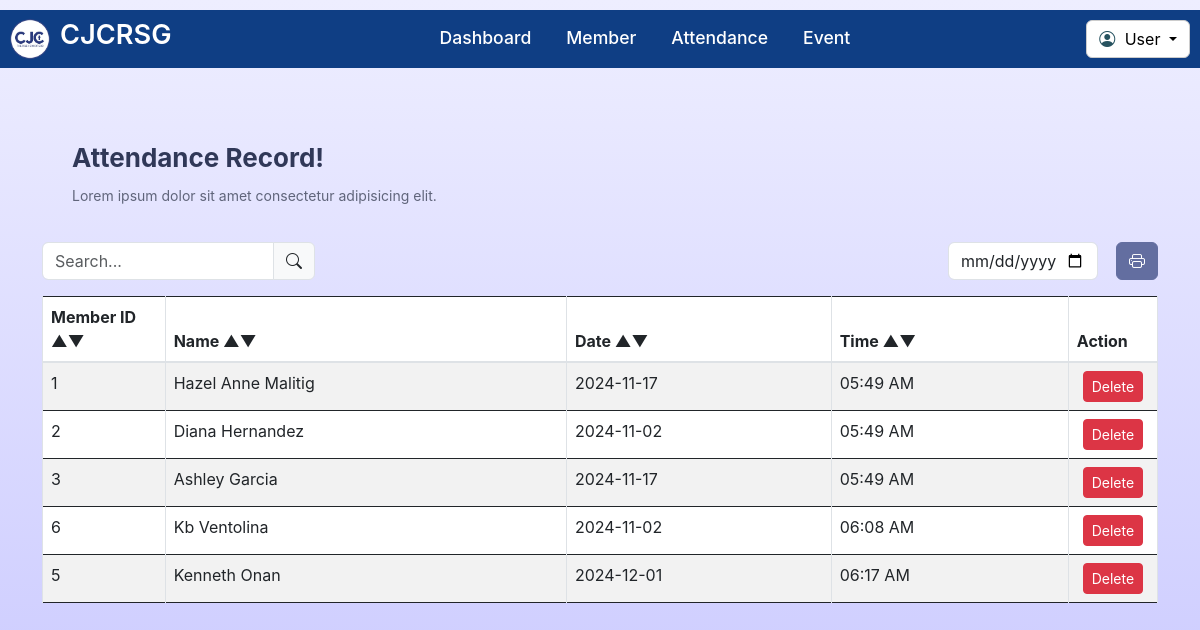
Screenshot of /record.php with the database file from the repository.
### tables this page shows
CREATE TABLE `attendance` (
  `atten_id` int(11) NOT NULL,
  `memberID` int(11) NOT NULL,
  `date` timestamp NOT NULL DEFAULT current_timestamp()
);

CREATE TABLE `member` (
  `memberID` int(11) NOT NULL,
  `name` varchar(100) NOT NULL,
  `status` varchar(50) NOT NULL,
  `dateCreated` timestamp NOT NULL DEFAULT current_timestamp(),
  `lastUpdated` timestamp NOT NULL DEFAULT current_timestamp() ON UPDATE current_timestamp()
);

### record.php (the view, shortened to what this page needs)
<?php
$memberName = 'User';
?>
<!DOCTYPE html>
<html lang="en">
  <head>
    <link rel="stylesheet" href="css/record.css" />
    <link rel="stylesheet" href="https://cdn.jsdelivr.net/npm/bootstrap@4.0.0/dist/css/bootstrap.min.css">
    <link rel="stylesheet" href="https://cdnjs.cloudflare.com/ajax/libs/font-awesome/5.15.2/css/all.min.css"/>
  <link href="https://cdn.jsdelivr.net/npm/bootstrap@5.3.0-alpha1/dist/css/bootstrap.min.css" rel="stylesheet">
  <link href="https://cdn.jsdelivr.net/npm/datatables@1.11.5/css/jquery.dataTables.min.css" rel="stylesheet">
  <link href="https://cdn.jsdelivr.net/npm/bootstrap-icons/font/bootstrap-icons.css" rel="stylesheet">
  </head>
  <body>
    <header>
      <nav class="navbar">
          <a href="#" class="logo">
              <img src="images/logo.png" alt="logo">
              <h2>CJCRSG</h2>
          </a>
          <ul class="links">
              <li><a  href="dashboard.php?id=<?php echo $_GET['id']; ?>">Dashboard</a></li>
              <li><a  href="member.php?id=<?php echo $_GET['id']; ?>">Member</a></li>
              <li><a  href="record.php?id=<?php echo $_GET['id']; ?>">Attendance</a></li>
              <li><a  href="event.php?id=<?php echo $_GET['id']; ?>">Event</a></li>
          </ul>
        <div class="dropdown">
        <button
            class="btn dropdown-toggle"
            type="button"
            id="userDropdown"
            data-bs-toggle="dropdown"
            aria-expanded="false"
            style="background-color: white; color: black; border: 1px solid #ccc;"
        >
            <i class="bi bi-person-circle" style="color: #275360; margin-right: 5px;"></i>
            <?php echo htmlspecialchars($memberName); ?>
        </button>
    </div>
      </nav>
  </header>
    <div class="container mt-1">
<div class="container-wrapper">
<div class="admin-container">
  <label class="admin-greeting">Attendance Record!</label>
  <label class="admin-description">Lorem ipsum dolor sit amet consectetur adipisicing elit.</label>
</div>
</div>
<div class="row mb-3 align-items-center">
    <div class="col-md-6">
        <div class="input-group w-50">
            <input type="text" id="searchInput" class="form-control" placeholder="Search...">
            <span class="input-group-text"><i class="bi bi-search"></i></span>
        </div>
    </div>
    <div class="col-md-6 d-flex justify-content-end align-items-center">
    <input type="date" id="dateFilter" class="form-control" style="width: 150px; margin-right: 10px;">
        <button id="printButton" class="btn btn-outline-secondary ms-2" style="background-color: #636EA0; color: white; border-color: #636EA0;">
            <i class="bi bi-printer"></i>
        </button>
    </div>
</div>
<?php
$servername = "localhost";
$username = "root";
$password = "";
$dbname = "cjcrsg";
$conn = new mysqli($servername, $username, $password, $dbname);
$sql = "
SELECT
    a.atten_id AS id,
    m.memberID,
    m.name,
    DATE_FORMAT(a.date, '%b %d, %Y') AS formatted_date,
    DATE_FORMAT(a.date, '%h:%i %p') AS formatted_time
FROM
    attendance a
JOIN
    member m
ON
    a.memberID = m.memberID
";
$result = $conn->query($sql);
$combinedData = [];
if ($result->num_rows > 0) {
    while ($row = $result->fetch_assoc()) {
        $combinedData[] = $row;
    }
}
?>
<div class="table-responsive">
    <table class="table table-striped table-bordered" id="dataTable">
    <thead class="table-black">
    <tr>
        <th scope="col" style="width: 11%;" data-sort="name">Member ID
            <span class="sort-icon">&#9650;&#9660;</span>
        </th>
        <th scope="col" data-sort="name">Name
            <span class="sort-icon">&#9650;&#9660;</span>
        </th>
        <th scope="col" data-sort="date">Date
            <span class="sort-icon">&#9650;&#9660;</span>
        </th>
        <th scope="col" data-sort="time">Time
            <span class="sort-icon">&#9650;&#9660;</span>
        </th>
        <th scope="col" style="width: 8%;">Action</th>
    </tr>
</thead>
<tbody>
    <?php
    foreach ($combinedData as $row) {
        $rowDate = date('Y-m-d', strtotime($row['formatted_date']));
        $rowTime = $row['formatted_time'];
        echo "<tr data-date='" . $rowDate . "'>";
        echo "<td>" . htmlspecialchars($row['memberID']) . "</td>";
        echo "<td>" . htmlspecialchars($row['name']) . "</td>";
        echo "<td>" . htmlspecialchars($rowDate) . "</td>";
        echo "<td>" . htmlspecialchars($rowTime) . "</td>";
        echo "<td style='width: 8%; text-align: center;'>
    <button class='btn btn-danger btn-sm delete-btn' data-id='" . $row['id'] . "'>Delete</button>
              </td>";
        echo "</tr>";
    }
    ?>
</tbody>
    </table>
</div>
</div>
  </body>
</html>

### css/record.css (style rules this page uses)
* { margin: 0; padding: 0; box-sizing: border-box; font-family: "Inter", sans-serif; }
body { width: 100%; min-height: 100vh; background: linear-gradient(#eeeeff, #c8c7ff); }
header { background: #0f3e84; position: sticky; width: 100%; margin-top: 10px; top: 0; left: 0; z-index: 1; padding: 0 10px; }
.navbar { display: flex; padding: 22px 0; align-items: center; max-width: 1200px; margin: 0 auto; justify-content: space-between; }
.navbar .logo { gap: 10px; display: flex; align-items: center; text-decoration: none; }
.navbar .logo img { width: 40px; border-radius: 50%; }
.navbar .logo h2 { color: #fff; font-weight: 600; font-size: 1.7rem; }
.navbar .links { display: flex; gap: 35px; list-style: none; align-items: center; }
.navbar .links a { color: #fff; font-size: 1.1rem; font-weight: 500; text-decoration: none; transition: 0.1s ease; position: relative; top: 7px; }
footer .content p, a { color: #fff; }
.admin-container { text-align: left; margin-top: 20px; margin-left: 10x; padding-top: 30px; padding-right: 300px; }
.admin-greeting { font-size: 30px; font-weight: bold; color: #303858; margin-bottom: 8px; display: block; }
.admin-description { font-size: 14px; color: #60657b; margin-bottom: 16px; display: block; }
.container-wrapper { display: flex; gap: 4px; justify-content: flex-start; align-items: flex-start; margin: 30px auto; padding: 0 15px; flex-wrap: wrap; box-sizing: border-box; }
@media (min-width: 991px) and (max-width: 1399px) { .admin-container { text-align: left; margin-top: 20px; margin-left: 10px; padding-top: 30px; padding-right: 10px; } }
@media (min-width: 991px) and (max-width: 1399px) { .container-wrapper { display: flex; gap: 10px; justify-content: flex-start; align-items: flex-start; margin: 20px auto; padding: 0 20px; flex-wrap: wrap; box-sizing: border-box; } }
.admin-greeting { font-size: 26px; }
.admin-description { font-size: 14px; }

### rows the page displays
attendance: memberID.memberID "1", memberID.name "Hazel Anne Malitig", rowDate "2024-11-17", rowTime "05:49 AM"
attendance: memberID.memberID "2", memberID.name "Diana Hernandez", rowDate "2024-11-02", rowTime "05:49 AM"
attendance: memberID.memberID "3", memberID.name "Ashley Garcia", rowDate "2024-11-17", rowTime "05:49 AM"
attendance: memberID.memberID "6", memberID.name "Kb Ventolina", rowDate "2024-11-02", rowTime "06:08 AM"
attendance: memberID.memberID "5", memberID.name "Kenneth Onan", rowDate "2024-12-01", rowTime "06:17 AM"

### other values shown
$memberName "User"
